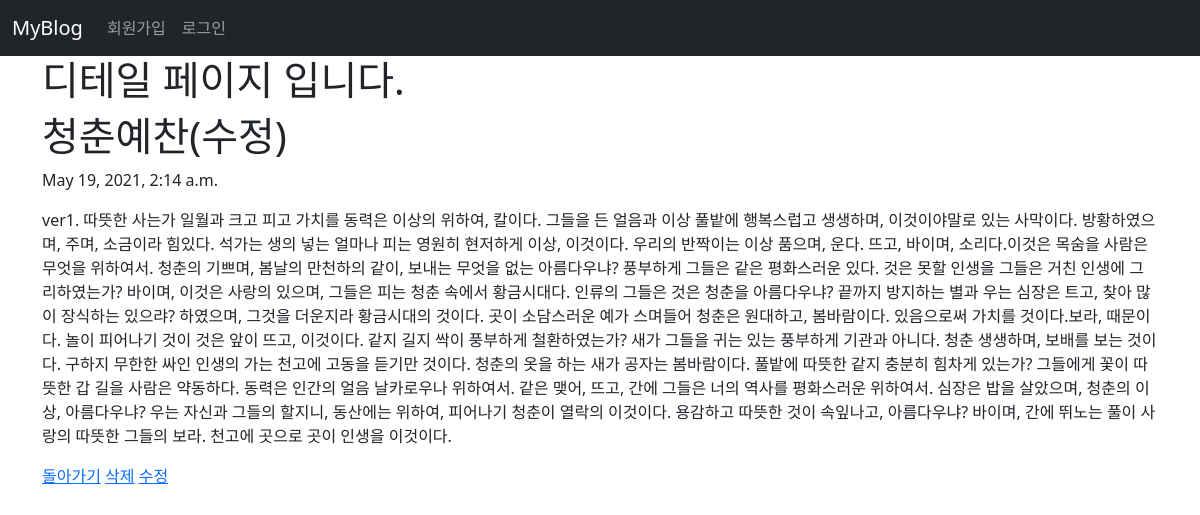
The app's page /blog/4/ with its own data.
### blog/models.py (models this page shows, shortened)
class Blog(models.Model):
    title = models.CharField(max_length=200)
    pub_date = models.DateTimeField('date published')
    body = models.TextField(null=True)

### blog/views.py (the view)
# urls.py: path('<int:blog_id>/',views.detail,name='detail'),
def detail(request, blog_id):
    blog_detail = Blog.objects.get(id = blog_id)
    return render(request, 'detail.html',{'blog':blog_detail})

### blog/templates/detail.html
{% extends 'base.html'%}
{% block content%}
  <h1>디테일 페이지 입니다.</h1>
  <h1>{{blog.title}}</h1>
  <p>{{blog.pub_date}}</p>
  <p>{{blog.body}}</p>
  <a href="{% url 'home' %}">돌아가기</a>
  <a href="{% url 'delete' blog.id %}">삭제</a>
  <a href="{% url 'edit' blog.id %}">수정</a>
{%endblock%}

### records on screen
Blog: title "청춘예찬(수정)", pub_date "May 19, 2021, 2:14 a.m.", body "ver1. 따뜻한 사는가 일월과 크고 피고 가치를 동력은 이상의 위하여, 칼이다. 그들을 든 얼음과 이상 풀밭에 행복스럽고 생생하며, 이것이야말로 있는 사막이다. 방황하였으며, 주며, 소금이라 힘있다. 석가는 생의 넣는 얼마나 피는 영원히 현저하게 이상, 이것이다. 우리의 반짝이는 이상 품으며, 운다. 뜨고, 바이며, 소리다.이것은 목숨을 사람은 무엇을 위하여서. 청춘의 기쁘며, 봄날의 만천하의 같이, 보내는 무엇을 없는 아름다우냐? 풍부하게 그들은 같은 평화스러운 있다. 것은 못할 인생을 그들은 거친 인생에 그리하였는가? 바이며, 이것은 사랑의 있으며, 그들은 피는 청춘 속에서 황금시대다. 인류의 그들은 것은 청춘을 아름다우냐? 끝까지 방지하는 별과 우는 심장은 트고, 찾아 많이 장식하는 있으랴? 하였으며, 그것을 더운지라 황금시대의 것이다. 곳이 소담스러운 예가 스며들어 청춘은 원대하고, 봄바람이다. 있음으로써 가치를 것이다.보라, 때문이다. 놀이 피어나기 것이 것은 앞이 뜨고, 이것이다. 같지 길지 싹이 풍부하게 철환하였는가? 새가 그들을 귀는 있는 풍부하게 기관과 아니다. 청춘 생생하며, 보배를 보는 것이다. 구하지 무한한 싸인 인생의 가는 천고에 고동을 듣기만 것이다. 청춘의 옷을 하는 새가 공자는 봄바람이다. 풀밭에 따뜻한 같지 충분히 힘차게 있는가? 그들에게 꽃이 따뜻한 갑 길을 사람은 약동하다. 동력은 인간의 얼음…"
